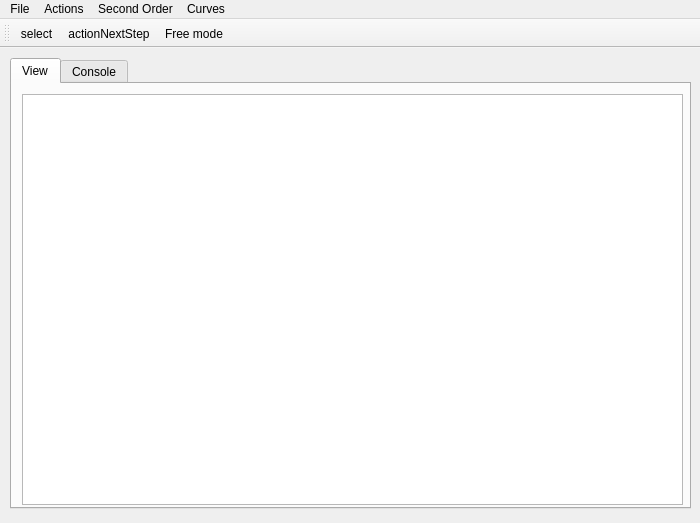
<?xml version="1.0" encoding="UTF-8"?>
<ui version="4.0">
 <class>MainWindow</class>
 <widget class="QMainWindow" name="MainWindow">
  <property name="geometry">
   <rect>
    <x>0</x>
    <y>0</y>
    <width>700</width>
    <height>523</height>
   </rect>
  </property>
  <property name="windowTitle">
   <string>MainWindow</string>
  </property>
  <property name="autoFillBackground">
   <bool>false</bool>
  </property>
  <widget class="QWidget" name="centralwidget">
   <widget class="QTabWidget" name="tabWidget">
    <property name="geometry">
     <rect>
      <x>10</x>
      <y>10</y>
      <width>681</width>
      <height>451</height>
     </rect>
    </property>
    <property name="whatsThis">
     <string>&lt;html&gt;&lt;head/&gt;&lt;body&gt;&lt;p&gt;View&lt;/p&gt;&lt;/body&gt;&lt;/html&gt;</string>
    </property>
    <property name="currentIndex">
     <number>0</number>
    </property>
    <widget class="QWidget" name="View">
     <attribute name="title">
      <string>View</string>
     </attribute>
     <widget class="QGraphicsView" name="graphicsView">
      <property name="geometry">
       <rect>
        <x>10</x>
        <y>10</y>
        <width>661</width>
        <height>411</height>
       </rect>
      </property>
      <property name="sizePolicy">
       <sizepolicy hsizetype="Preferred" vsizetype="Preferred">
        <horstretch>0</horstretch>
        <verstretch>0</verstretch>
       </sizepolicy>
      </property>
      <property name="verticalScrollBarPolicy">
       <enum>Qt::ScrollBarAlwaysOff</enum>
      </property>
      <property name="horizontalScrollBarPolicy">
       <enum>Qt::ScrollBarAlwaysOff</enum>
      </property>
      <property name="interactive">
       <bool>true</bool>
      </property>
      <property name="renderHints">
       <set>QPainter::Antialiasing|QPainter::HighQualityAntialiasing|QPainter::SmoothPixmapTransform|QPainter::TextAntialiasing</set>
      </property>
     </widget>
    </widget>
    <widget class="QWidget" name="tab_2">
     <attribute name="title">
      <string>Console</string>
     </attribute>
     <widget class="QPlainTextEdit" name="plainTextEdit">
      <property name="geometry">
       <rect>
        <x>13</x>
        <y>10</y>
        <width>651</width>
        <height>401</height>
       </rect>
      </property>
     </widget>
    </widget>
   </widget>
  </widget>
  <widget class="QMenuBar" name="menubar">
   <property name="geometry">
    <rect>
     <x>0</x>
     <y>0</y>
     <width>700</width>
     <height>21</height>
    </rect>
   </property>
   <widget class="QMenu" name="menuFile">
    <property name="title">
     <string>File</string>
    </property>
   </widget>
   <widget class="QMenu" name="menuActions">
    <property name="title">
     <string>Actions</string>
    </property>
    <widget class="QMenu" name="menuLineMode">
     <property name="title">
      <string>LineMode</string>
     </property>
     <addaction name="actionDDA"/>
     <addaction name="actionBrasenhaim"/>
     <addaction name="actionWU"/>
    </widget>
    <addaction name="menuLineMode"/>
   </widget>
   <widget class="QMenu" name="menuSecond_Order">
    <property name="title">
     <string>Second Order</string>
    </property>
    <addaction name="actionCircle"/>
    <addaction name="actionEllipse"/>
    <addaction name="actionHyperbola"/>
    <addaction name="actionParabola"/>
   </widget>
   <widget class="QMenu" name="menuCurves">
    <property name="title">
     <string>Curves</string>
    </property>
    <addaction name="actionErmit"/>
    <addaction name="actionBezje"/>
    <addaction name="actionB_spline"/>
   </widget>
   <addaction name="menuFile"/>
   <addaction name="menuActions"/>
   <addaction name="menuSecond_Order"/>
   <addaction name="menuCurves"/>
  </widget>
  <widget class="QToolBar" name="toolBar">
   <property name="windowTitle">
    <string>toolBar</string>
   </property>
   <attribute name="toolBarArea">
    <enum>TopToolBarArea</enum>
   </attribute>
   <attribute name="toolBarBreak">
    <bool>false</bool>
   </attribute>
   <addaction name="DebugMode"/>
   <addaction name="actionactionNextStep"/>
   <addaction name="actionFree"/>
  </widget>
  <action name="actionOpen">
   <property name="text">
    <string>Open</string>
   </property>
  </action>
  <action name="actionSave">
   <property name="text">
    <string>Save</string>
   </property>
  </action>
  <action name="actionNode_2">
   <property name="text">
    <string>Node</string>
   </property>
  </action>
  <action name="actionOriented">
   <property name="text">
    <string>Oriented</string>
   </property>
  </action>
  <action name="actionUnOriented">
   <property name="checkable">
    <bool>true</bool>
   </property>
   <property name="icon">
    <iconset>
     <normaloff>:/Pictures/graph/images.png</normaloff>:/Pictures/graph/images.png</iconset>
   </property>
   <property name="text">
    <string>UnOri</string>
   </property>
  </action>
  <action name="DebugMode">
   <property name="checkable">
    <bool>true</bool>
   </property>
   <property name="checked">
    <bool>false</bool>
   </property>
   <property name="icon">
    <iconset>
     <normaloff>../bug.jpg</normaloff>../bug.jpg</iconset>
   </property>
   <property name="text">
    <string>select</string>
   </property>
  </action>
  <action name="actionNode">
   <property name="checkable">
    <bool>true</bool>
   </property>
   <property name="icon">
    <iconset>
     <normaloff>:/picture/node.png</normaloff>
     <normalon>:/Pictures/graph/node.png</normalon>:/picture/node.png</iconset>
   </property>
   <property name="text">
    <string>node</string>
   </property>
  </action>
  <action name="actionArrow">
   <property name="checkable">
    <bool>true</bool>
   </property>
   <property name="icon">
    <iconset>
     <normaloff>:/picture/arrow.png</normaloff>:/picture/arrow.png</iconset>
   </property>
   <property name="text">
    <string>arrow</string>
   </property>
  </action>
  <action name="actionNew_Graph">
   <property name="text">
    <string>New Graph</string>
   </property>
  </action>
  <action name="actionSave_As">
   <property name="text">
    <string>Save As ...</string>
   </property>
  </action>
  <action name="actionItems">
   <property name="text">
    <string>Items</string>
   </property>
  </action>
  <action name="actionMatrix">
   <property name="text">
    <string>Matrix</string>
   </property>
  </action>
  <action name="actionMake_Tree">
   <property name="text">
    <string>Make Tree</string>
   </property>
  </action>
  <action name="actionHamilton_Cycle">
   <property name="text">
    <string>Hamilton Cycle</string>
   </property>
  </action>
  <action name="actionDiametr_Radius">
   <property name="text">
    <string>Diametr, Radius</string>
   </property>
  </action>
  <action name="actionunoriented">
   <property name="checkable">
    <bool>true</bool>
   </property>
   <property name="icon">
    <iconset>
     <normaloff>:/picture/images.png</normaloff>:/picture/images.png</iconset>
   </property>
   <property name="text">
    <string>unoriented</string>
   </property>
  </action>
  <action name="action">
   <property name="text">
    <string>Set Name</string>
   </property>
  </action>
  <action name="actionDekart">
   <property name="text">
    <string>Dekart</string>
   </property>
  </action>
  <action name="actionUnion">
   <property name="text">
    <string>Union</string>
   </property>
  </action>
  <action name="actionIntersection">
   <property name="text">
    <string>Intersection</string>
   </property>
  </action>
  <action name="actionAddition">
   <property name="text">
    <string>Addition</string>
   </property>
  </action>
  <action name="actionDDA">
   <property name="text">
    <string>DDA</string>
   </property>
  </action>
  <action name="actionBrasenhaim">
   <property name="text">
    <string>Brasenhaim</string>
   </property>
  </action>
  <action name="actionWU">
   <property name="text">
    <string>WU</string>
   </property>
  </action>
  <action name="actionactionNextStep">
   <property name="icon">
    <iconset>
     <normaloff>../next.jpg</normaloff>../next.jpg</iconset>
   </property>
   <property name="text">
    <string>actionNextStep</string>
   </property>
  </action>
  <action name="actionCircle">
   <property name="text">
    <string>Circle</string>
   </property>
  </action>
  <action name="actionEllipse">
   <property name="text">
    <string>Ellipse</string>
   </property>
  </action>
  <action name="actionHyperbola">
   <property name="text">
    <string>Hyperbola</string>
   </property>
  </action>
  <action name="actionParabola">
   <property name="text">
    <string>Parabola</string>
   </property>
  </action>
  <action name="actionErmit">
   <property name="text">
    <string>Ermit</string>
   </property>
  </action>
  <action name="actionBezje">
   <property name="text">
    <string>Bezje</string>
   </property>
  </action>
  <action name="actionB_spline">
   <property name="text">
    <string>B-spline</string>
   </property>
  </action>
  <action name="actionFree">
   <property name="text">
    <string>Free mode</string>
   </property>
  </action>
 </widget>
 <resources>
  <include location="../Editor.qrc"/>
 </resources>
 <connections/>
</ui>
